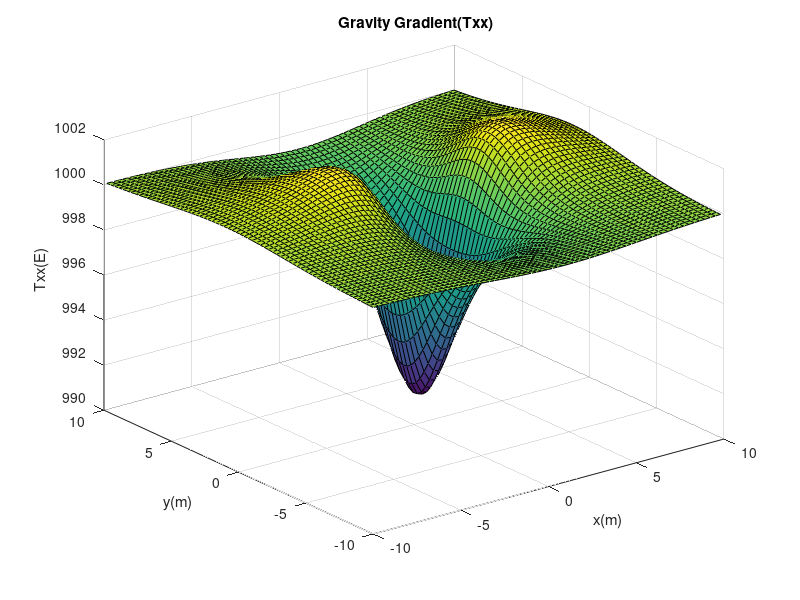
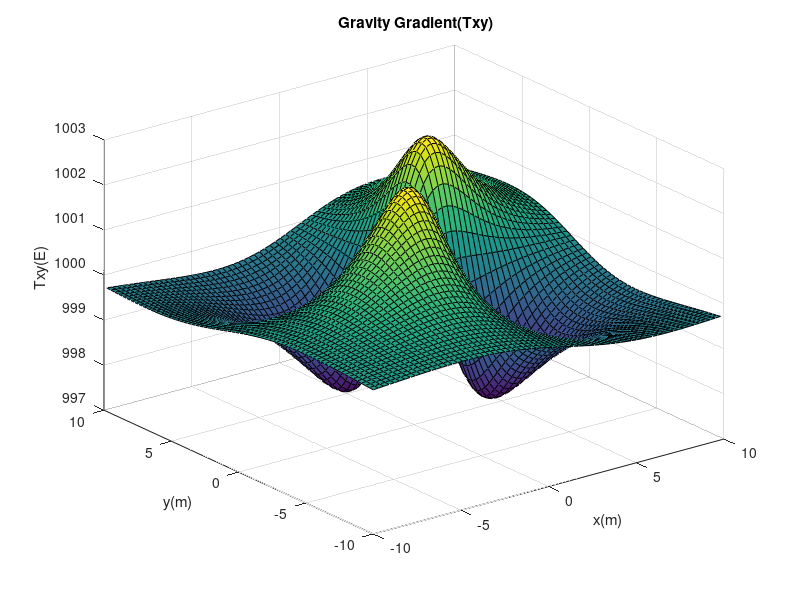
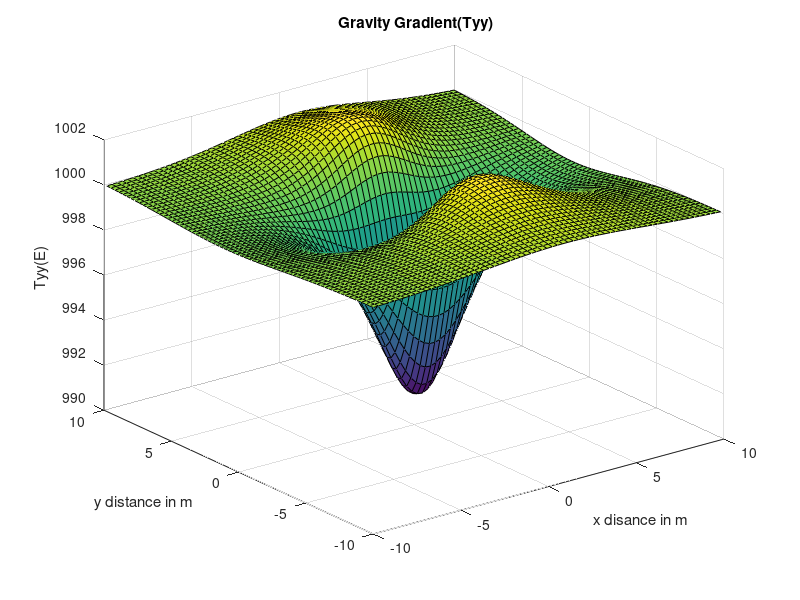
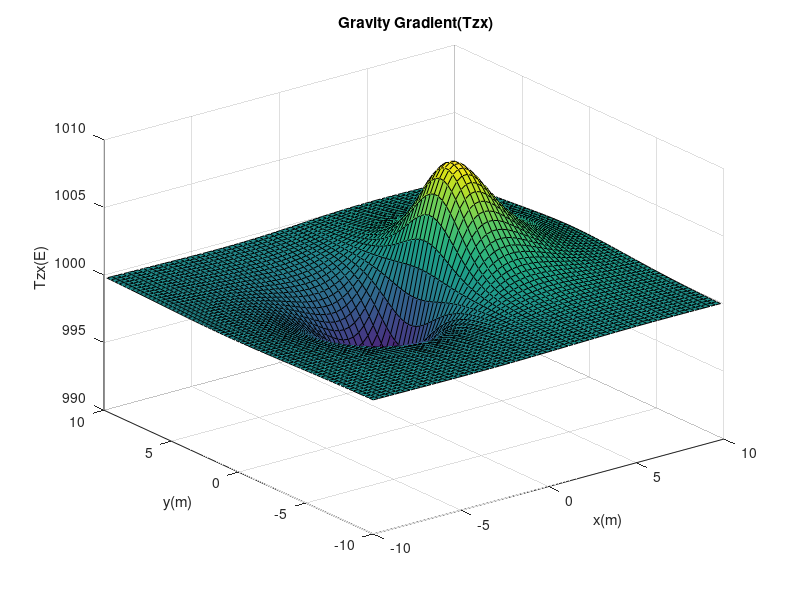

These figures' MATLAB source, in order:
clc
clear all

%disp('Define length of the area in x & y directions in meters for eg. x1 = 0:150:16000 & y1 = -10000:150:10000')
x1 = -10:.3:10;  % Define total x distance with spacing
y1 = -10:.3:10;    % Define total y distance with spacing
[x,y] = meshgrid(x1,y1);
%disp('Define the observation plane in terms of z for eg. 20 and  2.7 density in gm/cc')
z =5;   % the surface where data is computed

d = 11.11;    % geological density in gm/cc

A = 10^-3; % unit conversion from m to km
B = 1000; % unit conversion from mGal/km to E
G = 6.67384e-3;   % Define Gravitational constant
%c = G*d;  % multiplication of gravitational constant and density

%disp('Define the body parameters in meters for eg. xpos(1) = 4000; xpos(2) = 12000; ypos(1) = -2000; ypos(2) = 2000; zpos(1) = -1000; zpos(2) = -3000')
xpos(1) = 0; % % first corner of body along x-axis
xpos(2) = 2;   %second corner of body along x-axis
ypos(1) = 0;  % first corner of body along y-axis
ypos(2) = 2;  % second corner of body along y-axis
zpos(1) = 0;  % first corner of body along downward z-axis
zpos(2) = 2;  % second corner of body along downward z-axi

gxx = zeros(size(x))==0;
gxy = zeros(size(x))==0;
gyy = zeros(size(x))==0;
gzx = zeros(size(x))==0;
gyz = zeros(size(x))==0;
gzz = zeros(size(x))==0;

%function [gz1, gy1, gx1] = prismgrav(x, y, z, d, xpos, ypos, zpos)
for i=1:2
    for j=1:2
        for k=1:2
                r=((x-xpos(i)).^2+(y-ypos(j)).^2+(z-zpos(k)).^2).^0.5;
                if mod(i+j+k,2)==0
                    s=1;
                else
                    s=-1;
                end
                valuexx = G*d*s.*(atan((z-zpos(k)).*(y-ypos(j))./((x-xpos(i)).*r)));
                valuexy = G*d*s.*((-1).*log(r+(z-zpos(k))));
                valueyy = G*d*s.*(atan((z-zpos(k)).*(x-xpos(i))./((y-ypos(j)).*r)));
                valuezx = G*d*s.*((-1).*log(r+(y-ypos(j))));
                valueyz = G*d*s.*((-1).*log(r+(x-xpos(i))));
                %valuezz =-G*d*s*atan((x-xpos(i)).*(y-ypos(j))./((z-zpos(k)).*r));
                valuezz= G*d*s.*(atan((x-xpos(i)).*(y-ypos(j))./((z-zpos(k)).*r)));
                gxx = gxx + valuexx;
                gxy = gxy + valuexy;
                gyy = gyy + valueyy;
                gzx = gzx + valuezx;
                gyz = gyz + valueyz;
                gzz = gzz + valuezz;
        end
    end
end
 
u= valuezz+valuexx+valueyy;
             
% plotting the responses
figure;
%surf(x*A,y*A,gxx*B);   % 3D plot
surf(x,y,gxx*B);   % 3D plot
xlabel('x(m)');   % title for the horizontal axis
ylabel('y(m)');    % title for the vertical axis
zlabel('Txx(E) ');  % title for the anomaly axis
title(' Gravity Gradient(Txx)');   % title for the plot

% plotting new figure
figure;
surf(x,y,gxy*B);    %3D plot
xlabel('x(m)');   % title for the horizontal axis
ylabel('y(m)');    % title for the vertical axis
zlabel('Txy(E)');  % title for the anomaly axis
title(' Gravity Gradient(Txy)');   % title for the plot
% plotting new figure
figure;
surf(x,y,gyy*B);   % 3D plot
xlabel('x disance in m');   % title for the horizontal axis
ylabel('y distance in m');    % title for the vertical axis
zlabel('Tyy(E)');  % title for the anomaly axis
title(' Gravity Gradient(Tyy)');   % title for the plot
% plotting new figure
figure;
surf(x,y,gzx*B);     % 3D plot
xlabel('x(m)');   % title for the horizontal axis
ylabel('y(m)');    % title for the vertical axis
zlabel('Tzx(E)');  % title for the anomaly axis
title(' Gravity Gradient(Tzx)');  % title for the plot
% plotting new figure
figure;
surf(x,y,gyz*B);    % 3D plot
xlabel('x disance in m');   % title for the horizontal axis
ylabel('y distance in m');    % title for the vertical axis
zlabel('Tyz(E)');  % title for the anomaly axis
title(' Gravity Gradient(Tyz)');   % title for the plot
% plotting new figure
figure;
surf(x,y,gzz*B);   %3D plot
xlabel('x disance in m');   % title for the horizontal axis
ylabel('y distance in m');    % title for the vertical axis
zlabel('Tzz (E) ');  % title for the anomaly axis
title(' Gravity Gradient(Tzz)');  % title for the plot

